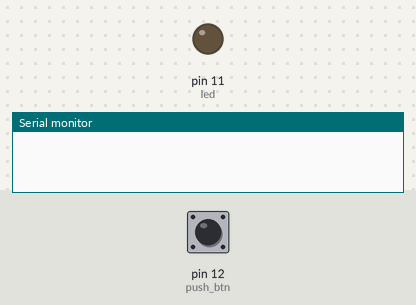
A sketch run on a simulated Arduino Uno, built with avr-gcc and run on an emulated ATmega328P. Parts: output pins drawn as LEDs (lit = HIGH), the last lines printed to the serial monitor. Inputs (shaded band) come from the test bench; at power-on: pin 12 (push_btn) LOW.

Above: at 0.1 s.
At 1.1 s:
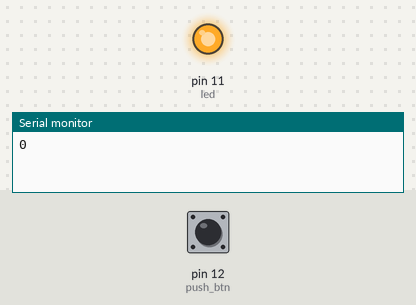
Timing chart, 0 to 2.6 s (numbered marks = the images above):
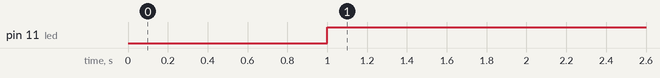

Measured:
- by itself, pin 11 (led): LOW → HIGH at 1.0 s

The sketch:

push_led_exam01.ino
```cpp
int push_btn = 12;
int led = 11;
int btn_state = 0;
void setup() {
  Serial.begin(9600);
  pinMode(push_btn,INPUT);
  pinMode(led,OUTPUT);
}

void loop() {
  delay(1000);
  btn_state = digitalRead(push_btn);
  Serial.println(btn_state);
  if(btn_state==HIGH){
    digitalWrite(led,0);
  }
  else{
    digitalWrite(led,1);
  }
}
```
